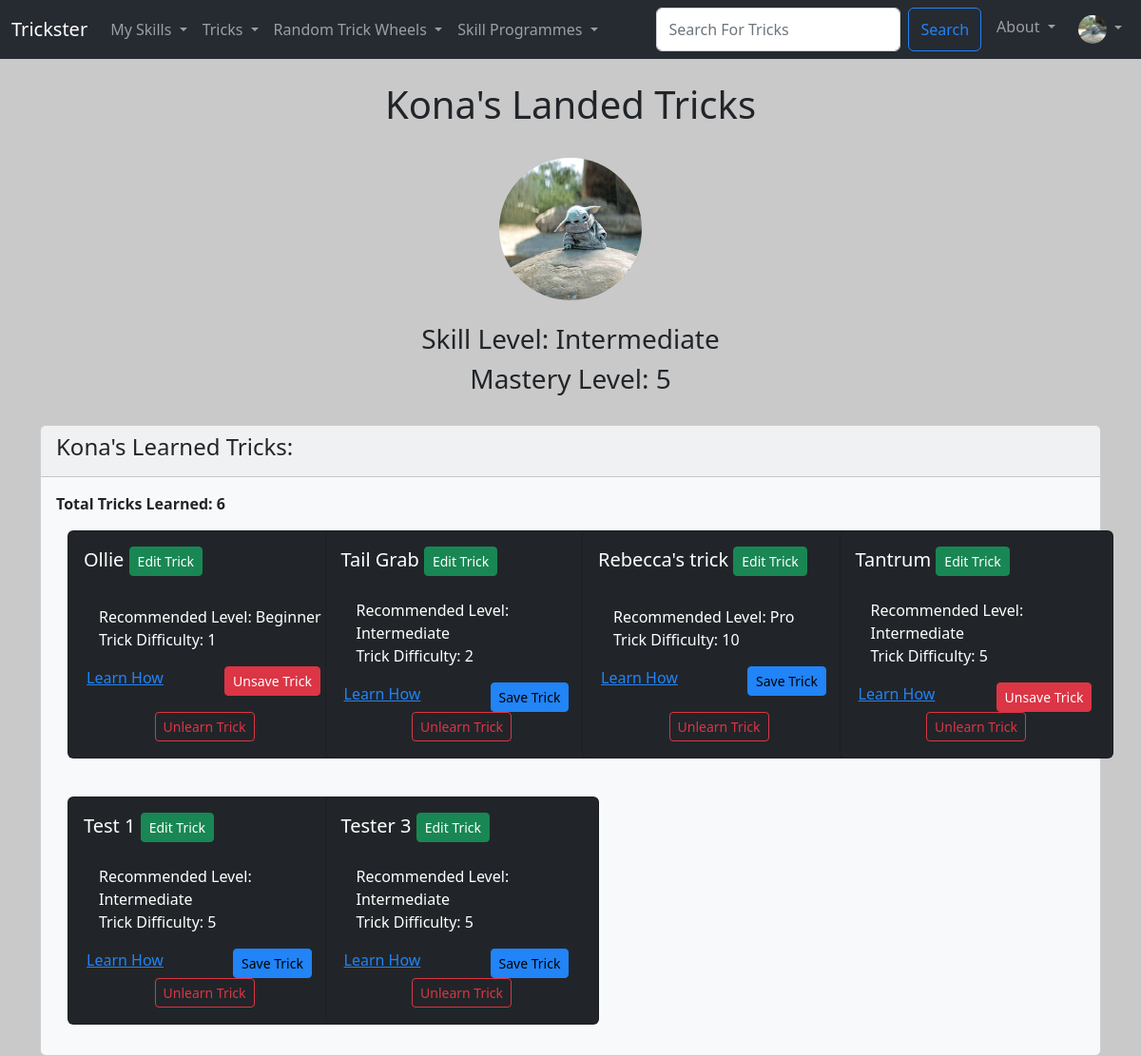
The page /Users/my_tricks/1 (signed in) on the database as committed earlier.
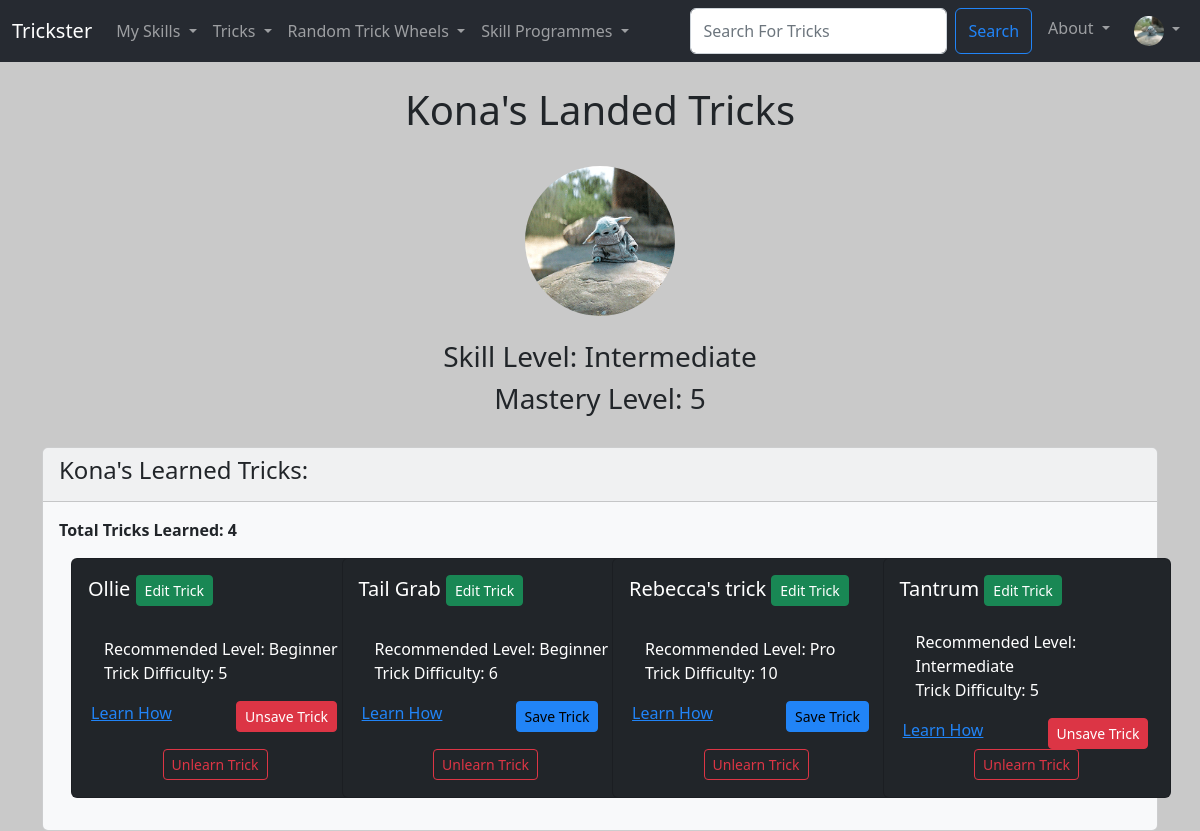
The same page on the database as committed later.
### TricksterMain/models.py (models this page shows, shortened)
class Trick (models.Model):
  TrickID = models.AutoField(primary_key=True)
  TrickName = models.CharField(max_length=25)
  TrickDiscription = models.TextField(blank=True)
  TrickHowTo = models.TextField(blank=True)
  TrickRecLevel = models.ForeignKey(SkillLevel, blank=True, null=True, on_delete=models.CASCADE)
  TrickDifficulty = models.PositiveIntegerField(null=True, validators=[MinValueValidator(1), MaxValueValidator(10)])
  TrickImg = models.ImageField(null=True, blank=True, upload_to="images/")
  TrickCategory = models.ManyToManyField(Category, related_name='trick_category_tags', blank=True)
  approved = models.BooleanField('Approved', default=False)
  def __str__(self):
    return self.TrickName

class SkillLevel (models.Model):
  SkillLevelID = models.AutoField(primary_key=True)
  SkillLevelName = models.CharField(max_length=25)
  def __str__(self):
    return self.SkillLevelName

### Users/views.py (the view)
# urls.py: path('my_tricks/<int:pk>', views.my_tricks, name="my-tricks"),
def my_tricks(request, pk):
  if request.user.is_authenticated:
    profile = User_Profile.objects.get(User_id=pk)
    trick_count = profile.LearnedTricks.all().count()
    current_page = request.path
    return render(request, 'user_pages/my_tricks.html', {'profile': profile, "trick_count":trick_count, 'current_page':current_page})
  else:
    messages.error(request, ("You Must Be Logged In To See This Page!"))
    return redirect('home')

### Users/templates/user_pages/my_tricks.html (shortened to what this page needs)
{% extends 'main/base.html' %}
{% load static %}
{% block content  %}
{% if profile %}
  <div class="container text-center">
    <h1>{{ profile.User.FirstName }}'s Landed Tricks</h1>
    {% if profile.ProfilePhoto %}
      <img
      class="rounded-circle"
      height="150"
      src="{{ profile.ProfilePhoto.url }}"
      alt="User Profile Image"
      />
    {% endif %}
    <h3>Skill Level: {{ profile.SkillLevel }}</h3>
    <h3>Mastery Level: {{ profile.UserDifficultyLevel }}</h3>
    </div>
    <div class="card text-dark bg-light">
      <div class="card-header">
        <span calss="align-middle"><h4>{{ profile.User.FirstName }}'s Learned Tricks: </h4></span>
      </div>
      <div class="card-body">
        <p class="card-text"><strong>Total Tricks Learned: {{ trick_count }}</strong></p>
        <div class="container-md">
          <div class="row row-cols-1 row-cols-sm-2 row-cols-md-3 row-cols-xl-4 g-4">
            {% for trick in profile.LearnedTricks.all %}
              <div class="col-sm">
                {% if user.is_authenticated %}
                  <div class="card text-bg-dark mb-3" style="width: 18rem; height: 15rem;">
                {% else %}
                  <div class="card text-bg-dark mb-3" style="width: 18rem; height: 12rem;">
                {% endif %}
                <div class="card-body">
                  <h5 class="card-title">
                    {{ trick }}
                    {% if user.is_superuser %}
                    <a href="{% url 'update-trick' trick.TrickID %}" class="btn btn-success btn-sm">Edit Trick</a>
                    {% endif %}
                  </h5>
                </div>
                <ul class="list-group-dark list-group-flush">
                  <li class="list-group-item">Recommended Level: {{ trick.TrickRecLevel }}</li>
                  <li class="list-group-item">Trick Difficulty: {{ trick.TrickDifficulty }}</li>
                </ul>
                <div class="card-body-dark text-center gap-3" style="height: 3rem">
                  <div class="container">
                    <div class="row">
                      <div class="col-6">
                        <a href="{% url 'show-trick' trick.TrickID %}" class="card-link me-md-4">Learn How</a>
                      </div>
                      <div class="col-6">
                        {% include 'components/save_trick_button.html' with saved_tricks=request.user.user_profile.SavedTricks user=request.user trick=trick current_page=current_page %}
                      </div>
                    </div>
                  </div>
                </div>
                <div class="card-body-dark text-center gap-3" style="height: 3rem">
                  {% include 'components/learned_trick_button.html' with learned_tricks=profile.LearnedTricks user=user trick=trick current_page=current_page %}
                </div>
              </div>
            </div>
          {% endfor %}
        </div>
      </div>
    </div>
  </div>
{% endif %}
{% endblock %}

### TricksterMain/templates/components/save_trick_button.html (shortened to what this page needs)
{% if user.is_authenticated %}
  {% if trick in saved_tricks.all %}
    <form action="{% url 'unsave-trick' request.user.UserID %}" method="POST">
      <button type="submit", name="trick_id", value="{{trick.TrickID}}", class="btn btn-danger btn-sm">Unsave Trick</button>
    </form>
  {% else %}
    <form action="{% url 'save-trick' request.user.UserID %}" method="POST">
      <button type="submit", name="trick_id", value="{{trick.TrickID}}", class="btn btn-primary btn-sm">Save Trick</button>
    </form>
  {% endif %}
{% endif %}

### TricksterMain/templates/components/learned_trick_button.html (shortened to what this page needs)
{% if user.is_authenticated %}
  <div class="card-body-dark text-center gap-3" style="height: 3rem">
    {% if trick in learned_tricks.all %}
      <form action="{% url 'unlearn-trick' request.user.UserID %}" method="POST">
        <button type="submit", name="trick_id", value="{{trick.TrickID}}", class="btn btn-outline-danger btn-sm">Unlearn Trick</button>
      </form>
    {% endif %}
  </div>
{% endif %}

Rows that differ between the two databases and show on the page:
removed Trick: TrickName "Test 1", TrickRecLevel "Intermediate", TrickDifficulty "5", {{ trick.TrickID }} 28 (drawn)
removed Trick: TrickName "Tester 3", TrickRecLevel "Intermediate", TrickDifficulty "5", {{ trick.TrickID }} 30 (drawn)
changed Trick "Ollie": TrickDifficulty "1" → "5"
changed Trick "Tail Grab": TrickRecLevel "Intermediate" → "Beginner"; TrickDifficulty "2" → "6"
Other text that changed with them:
{{ trick_count }}: "6" → "4"
